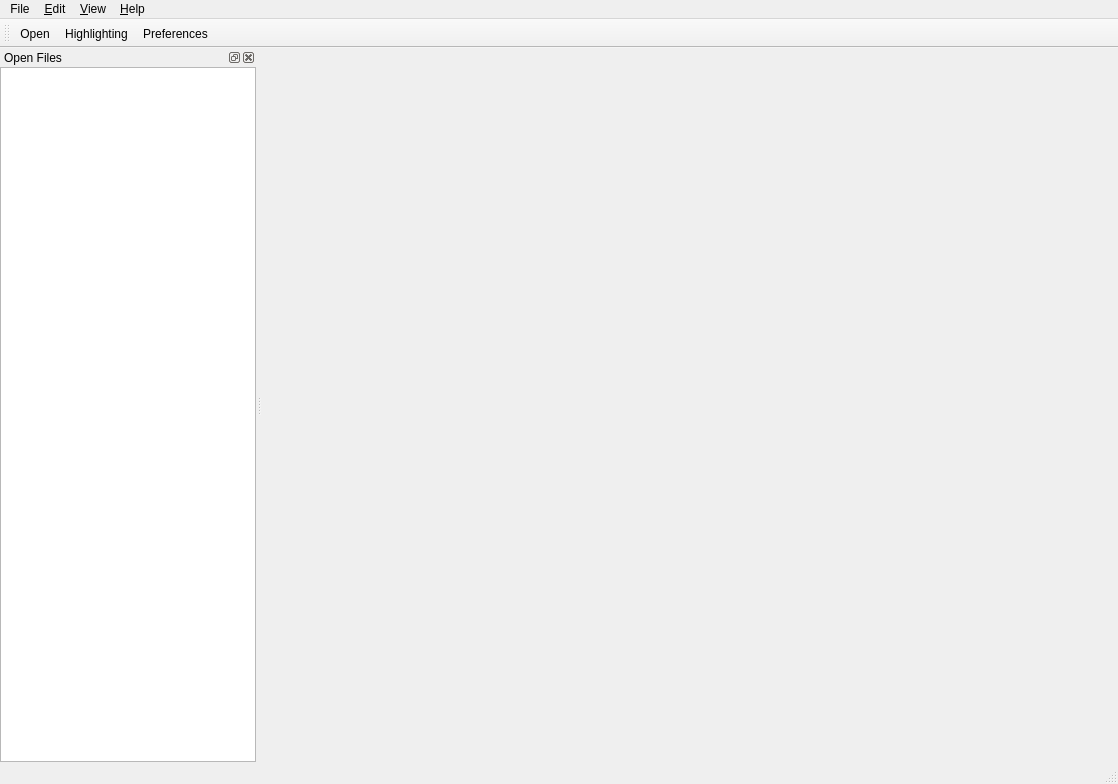
<?xml version="1.0" encoding="UTF-8"?>
<ui version="4.0">
 <class>MainWindow</class>
 <widget class="QMainWindow" name="MainWindow">
  <property name="geometry">
   <rect>
    <x>0</x>
    <y>0</y>
    <width>1118</width>
    <height>784</height>
   </rect>
  </property>
  <property name="acceptDrops">
   <bool>true</bool>
  </property>
  <property name="windowTitle">
   <string notr="true">QTail</string>
  </property>
  <property name="unifiedTitleAndToolBarOnMac">
   <bool>true</bool>
  </property>
  <widget class="QWidget" name="centralWidget">
   <layout class="QHBoxLayout" name="centralLayout">
    <item>
     <widget class="QStackedWidget" name="stackedWidget"/>
    </item>
   </layout>
  </widget>
  <widget class="QMenuBar" name="menuBar">
   <property name="geometry">
    <rect>
     <x>0</x>
     <y>0</y>
     <width>1118</width>
     <height>27</height>
    </rect>
   </property>
   <widget class="QMenu" name="menuFile">
    <property name="title">
     <string>File</string>
    </property>
    <widget class="QMenu" name="menuRecentFiles">
     <property name="title">
      <string>Recent files</string>
     </property>
    </widget>
    <addaction name="actionQuit"/>
    <addaction name="actionOpen"/>
    <addaction name="menuRecentFiles"/>
   </widget>
   <widget class="QMenu" name="menuHelp">
    <property name="title">
     <string>&amp;Help</string>
    </property>
    <addaction name="actionAbout"/>
   </widget>
   <widget class="QMenu" name="menuView">
    <property name="title">
     <string>&amp;View</string>
    </property>
    <widget class="QMenu" name="menuWindows">
     <property name="title">
      <string>Windows</string>
     </property>
     <addaction name="actionShowOpenFiles"/>
    </widget>
    <addaction name="menuWindows"/>
   </widget>
   <widget class="QMenu" name="menuEdit">
    <property name="title">
     <string>&amp;Edit</string>
    </property>
    <addaction name="actionPreferences"/>
   </widget>
   <addaction name="menuFile"/>
   <addaction name="menuEdit"/>
   <addaction name="menuView"/>
   <addaction name="menuHelp"/>
  </widget>
  <widget class="QToolBar" name="mainToolBar">
   <property name="toolButtonStyle">
    <enum>Qt::ToolButtonTextUnderIcon</enum>
   </property>
   <attribute name="toolBarArea">
    <enum>TopToolBarArea</enum>
   </attribute>
   <attribute name="toolBarBreak">
    <bool>false</bool>
   </attribute>
   <addaction name="actionOpen"/>
   <addaction name="actionHighlighting"/>
   <addaction name="actionPreferences"/>
  </widget>
  <widget class="QStatusBar" name="statusBar"/>
  <widget class="QDockWidget" name="fileDockWidget">
   <property name="windowTitle">
    <string>Open Files</string>
   </property>
   <attribute name="dockWidgetArea">
    <number>1</number>
   </attribute>
   <widget class="QWidget" name="dockWidgetContents">
    <layout class="QGridLayout" name="gridLayout">
     <property name="leftMargin">
      <number>0</number>
     </property>
     <property name="topMargin">
      <number>0</number>
     </property>
     <property name="rightMargin">
      <number>0</number>
     </property>
     <property name="bottomMargin">
      <number>0</number>
     </property>
     <property name="spacing">
      <number>0</number>
     </property>
     <item row="0" column="0">
      <widget class="QListWidget" name="fileListWidget"/>
     </item>
    </layout>
   </widget>
  </widget>
  <action name="actionQuit">
   <property name="icon">
    <iconset resource="resources.qrc">
     <normaloff>:/resources/icons/actions/application-exit.png</normaloff>:/resources/icons/actions/application-exit.png</iconset>
   </property>
   <property name="text">
    <string>&amp;Quit</string>
   </property>
  </action>
  <action name="actionOpen">
   <property name="icon">
    <iconset resource="resources.qrc">
     <normaloff>:/resources/icons/actions/document-open.png</normaloff>:/resources/icons/actions/document-open.png</iconset>
   </property>
   <property name="text">
    <string>&amp;Open</string>
   </property>
   <property name="shortcut">
    <string>Ctrl+O</string>
   </property>
  </action>
  <action name="actionAbout">
   <property name="text">
    <string>About QTail</string>
   </property>
  </action>
  <action name="actionHighlighting">
   <property name="icon">
    <iconset resource="resources.qrc">
     <normaloff>:/resources/icons/categories/applications-graphics.png</normaloff>:/resources/icons/categories/applications-graphics.png</iconset>
   </property>
   <property name="text">
    <string>Highlighting</string>
   </property>
   <property name="toolTip">
    <string>Highlight </string>
   </property>
   <property name="shortcut">
    <string>Alt+G</string>
   </property>
  </action>
  <action name="actionShowOpenFiles">
   <property name="checkable">
    <bool>true</bool>
   </property>
   <property name="checked">
    <bool>true</bool>
   </property>
   <property name="text">
    <string>Open Files</string>
   </property>
  </action>
  <action name="actionPreferences">
   <property name="icon">
    <iconset resource="resources.qrc">
     <normaloff>:/resources/icons/categories/preferences-other.png</normaloff>:/resources/icons/categories/preferences-other.png</iconset>
   </property>
   <property name="text">
    <string>&amp;Preferences</string>
   </property>
  </action>
 </widget>
 <layoutdefault spacing="6" margin="11"/>
 <resources>
  <include location="resources.qrc"/>
 </resources>
 <connections>
  <connection>
   <sender>actionQuit</sender>
   <signal>triggered()</signal>
   <receiver>MainWindow</receiver>
   <slot>close()</slot>
   <hints>
    <hint type="sourcelabel">
     <x>-1</x>
     <y>-1</y>
    </hint>
    <hint type="destinationlabel">
     <x>534</x>
     <y>398</y>
    </hint>
   </hints>
  </connection>
  <connection>
   <sender>actionShowOpenFiles</sender>
   <signal>toggled(bool)</signal>
   <receiver>fileDockWidget</receiver>
   <slot>setVisible(bool)</slot>
   <hints>
    <hint type="sourcelabel">
     <x>-1</x>
     <y>-1</y>
    </hint>
    <hint type="destinationlabel">
     <x>127</x>
     <y>429</y>
    </hint>
   </hints>
  </connection>
  <connection>
   <sender>fileDockWidget</sender>
   <signal>visibilityChanged(bool)</signal>
   <receiver>actionShowOpenFiles</receiver>
   <slot>setChecked(bool)</slot>
   <hints>
    <hint type="sourcelabel">
     <x>127</x>
     <y>429</y>
    </hint>
    <hint type="destinationlabel">
     <x>-1</x>
     <y>-1</y>
    </hint>
   </hints>
  </connection>
 </connections>
</ui>
